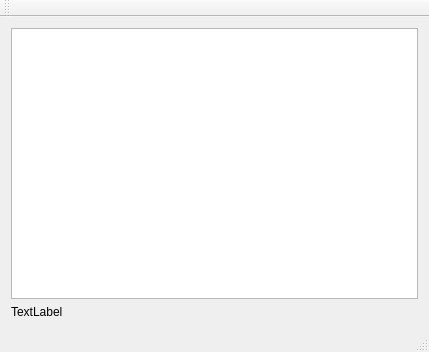
<?xml version="1.0" encoding="UTF-8"?>
<ui version="4.0">
 <class>MainWindow</class>
 <widget class="QMainWindow" name="MainWindow">
  <property name="geometry">
   <rect>
    <x>0</x>
    <y>0</y>
    <width>429</width>
    <height>352</height>
   </rect>
  </property>
  <property name="windowTitle">
   <string>MainWindow</string>
  </property>
  <widget class="QWidget" name="centralWidget">
   <layout class="QVBoxLayout" name="verticalLayout">
    <item>
     <widget class="QGraphicsView" name="graphicsView"/>
    </item>
    <item>
     <widget class="QLabel" name="label">
      <property name="text">
       <string>TextLabel</string>
      </property>
     </widget>
    </item>
   </layout>
  </widget>
  <widget class="QMenuBar" name="menuBar">
   <property name="geometry">
    <rect>
     <x>0</x>
     <y>0</y>
     <width>429</width>
     <height>17</height>
    </rect>
   </property>
  </widget>
  <widget class="QToolBar" name="mainToolBar">
   <attribute name="toolBarArea">
    <enum>TopToolBarArea</enum>
   </attribute>
   <attribute name="toolBarBreak">
    <bool>false</bool>
   </attribute>
  </widget>
  <widget class="QStatusBar" name="statusBar"/>
 </widget>
 <layoutdefault spacing="6" margin="11"/>
 <resources/>
 <connections/>
</ui>
